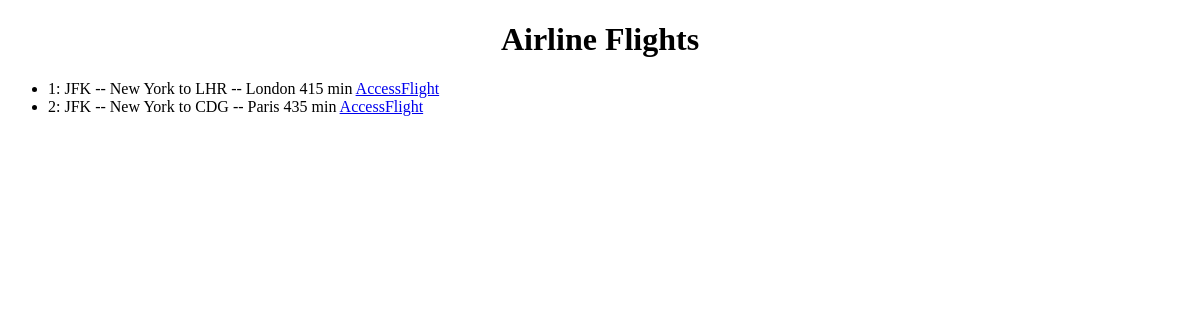
The app's page /flights/, older data.
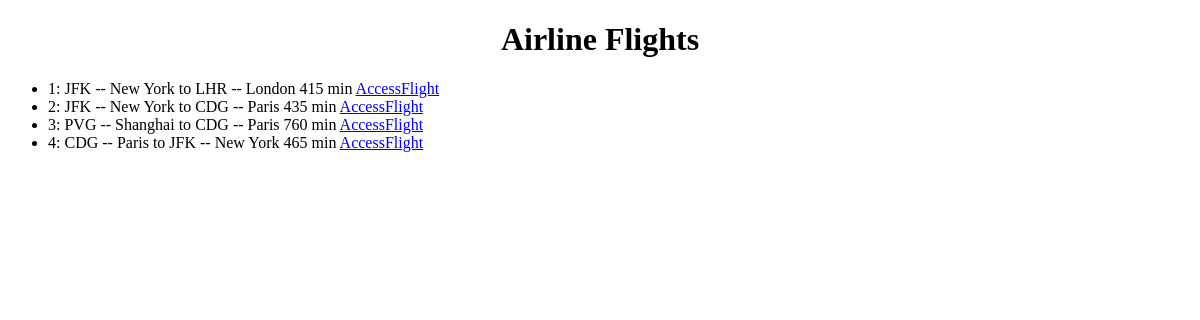
The same page, newer data.
### flights/models.py (models this page shows, shortened)
class Flight(models.Model):
    origin = models.ForeignKey(Airport, on_delete=models.CASCADE, related_name="departures")
    destination = models.ForeignKey(Airport, on_delete=models.CASCADE, related_name="arrivals")
    duration = models.IntegerField()

class Airport(models.Model):
    city = models.CharField(max_length=64)
    code = models.CharField(max_length=3)
    def __str__ (self):
        return f"{self.code} -- {self.city}"

### flights/views.py (the view)
# urls.py: path("", views.index, name="index"),
def index(request):
    return render(request, "flights/index.html", {"flights": Flight.objects.all()})

### flights/templates/flights/index.html
{% extends "flights/layout.html" %}
{% block body %}
    <h1 style="text-align: center">Airline Flights</h1>
        <ul>
            {% for flight in flights %}
                <li>{{ flight.id }}: {{ flight.origin }} to {{ flight.destination }} {{ flight.duration }} min <a href="{% url 'flights:flight' flight.id %}">AccessFlight</a></li>
            {% endfor %}
        </ul>
{% endblock %}

### flights/templates/flights/layout.html (shortened to what this page needs)
<!DOCTYPE html>
<html lang="en">
<head>
</head>
<body>
    {% block body %}
    {% endblock %}
</body>
</html>

Row changes from the older to the newer data that the page shows:
added Flight: id "3", origin "PVG -- Shanghai", destination "CDG -- Paris", duration "760"
added Flight: id "4", origin "CDG -- Paris", destination "JFK -- New York", duration "465"
